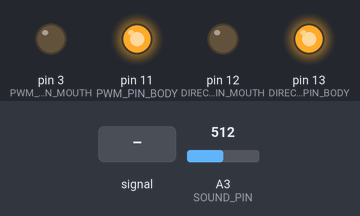
Bench run of a sketch on a simulated Arduino Uno, built with avr-gcc and run on an emulated ATmega328P. Parts: output pins drawn as LEDs (lit = HIGH). Dashed ring = blinking. The inputs (shaded band) are chosen by the test bench; at power-on: A3 (SOUND_PIN) = 512. Random numbers use the default seed unless the sketch sets one.

Above: at 1.2 s.
1.3 s: A3 (SOUND_PIN) fed a 200 Hz sine of ±81 counts around its level
At 1.61 s:
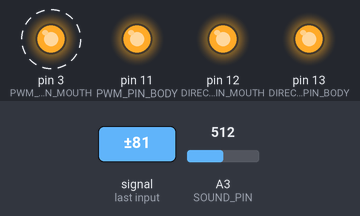
4.3 s: A3 (SOUND_PIN) set to 122
At 6.2 s:
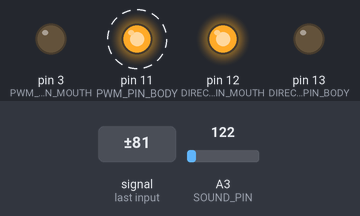
7.3 s: A3 (SOUND_PIN) set to 0
9.2 s: A3 (SOUND_PIN) set to 101
10.7 s: A3 (SOUND_PIN) set to 117
At 11.2 s:
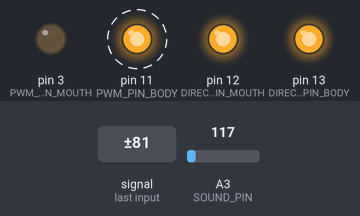
13.7 s: A3 (SOUND_PIN) fed a 200 Hz sine of ±81 counts around its level
At 14.06 s:
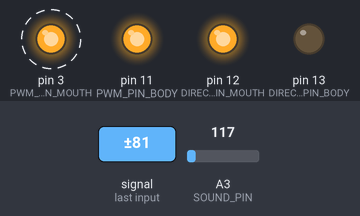
Timing chart, 0 to 25.1 s (numbered marks = the images above; inputs shaded):
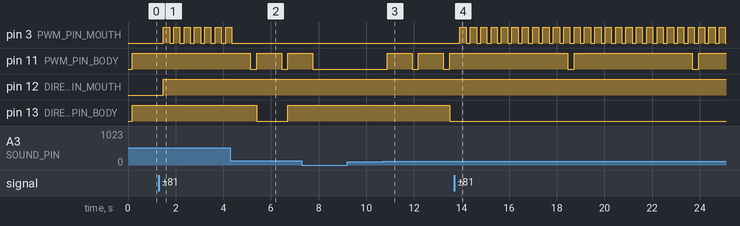

Measured:
- after the input at 1.3 s, pin 3 (PWM_PIN_MOUTH): alternates HIGH for 0.26 s and LOW for 0.17 s, starting after 0.18 s; pin 12 (DIRECTION_PIN_MOUTH): LOW → HIGH after 0.18 s
- after the input at 9.2 s, every drawn part: stays the same
- after the input at 10.7 s, pin 11 (PWM_PIN_BODY): alternates HIGH for 1.0 s and LOW for 0.26 s, starting after 0.18 s; pin 13 (DIRECTION_PIN_BODY): HIGH → LOW after 2.8 s
- after the input at 13.7 s, pin 3 (PWM_PIN_MOUTH): alternates HIGH for 0.26 s and LOW for 0.17 s, starting after 0.23 s
- by itself, pin 11 (PWM_PIN_BODY): alternates HIGH for 1.0 s and LOW for 0.26 s

The sketch:

billy.ino
```cpp
// Created by jul3x on 06.11.2024
// BillyBass animatronic fish reacting to music controlled via Bluetooth

#include "arduinoFFT.h"

//////// CONFIGURATION ////////////
// FFT constants
const uint16_t audio_samples = 64;       // This value MUST ALWAYS be a power of 2
const float audio_sampling_freq = 9000;  // [Hz] must be less than 10000 due to ADC
unsigned int sampling_period_us;

// PIN connectors contats
const int DIRECTION_PIN_MOUTH = 12;
const int PWM_PIN_MOUTH = 3;
const int DIRECTION_PIN_BODY = 13;
const int PWM_PIN_BODY = 11;
const int SOUND_PIN = A3;

// Configuration for movement/talking
const int OPEN_MOUTH_TIME = 200;   // Opening mouth duration
const int CLOSE_MOUTH_TIME = 100;  // Closing mouth duration
const int MAX_MOUTH_TIME = 1000;   // Max duration of open mouth

const int FORWARD_BODY_TIME = 1000;  // Time to raise body
const int BACKWARD_BODY_TIME = 200;  // Time of returning to standby position
const int MAX_BODY_TIME = 3000;      // Max duration of body movement

// Configuration for audio-movement reactivity
const int VOCAL_FREQ_THRESHOLD = 800;       // Start talking above this level
const int VOCAL_FREQ_MAX_THRESHOLD = 3500;  // Continue talking above this level

const int BASS_FREQ_THRESHOLD = 1600;      // Move body above this level
const int BASS_FREQ_MAX_THRESHOLD = 2500;  // Keep moving above this level
//////// END CONFIGURATION ////////////

// FFT
float v_real[audio_samples];
float v_imag[audio_samples];

ArduinoFFT<float> FFT = ArduinoFFT<float>(v_real, v_imag, audio_samples, audio_sampling_freq, true);

// Current readings
unsigned long current_time;
unsigned long microseconds;
int current_sound_volume;
unsigned long bass;
unsigned long vocal;

// Talking state
int talking_phase = 0;
unsigned long talking_phase_switch_ts = 0;
unsigned long max_time_mouth_ts = 0;

// Moving state
int body_phase = 0;
unsigned long body_phase_switch_ts = 0;
unsigned long max_time_body_ts = 0;

void setup() {
  pinMode(DIRECTION_PIN_BODY, OUTPUT);
  pinMode(PWM_PIN_BODY, OUTPUT);
  pinMode(DIRECTION_PIN_MOUTH, OUTPUT);
  pinMode(PWM_PIN_MOUTH, OUTPUT);
  pinMode(SOUND_PIN, INPUT);

  analogWrite(PWM_PIN_BODY, 0);
  analogWrite(PWM_PIN_MOUTH, 0);

  sampling_period_us = round(1000000 * (1.0 / audio_sampling_freq));
}

void loop() {
  current_time = millis();
  sampleMusic();
  BillyBass();
}

void sampleMusic() {
  // Perform FFT and calculate bass / vocal values

  microseconds = micros();
  for (int i = 0; i < audio_samples; i++) {
    v_real[i] = analogRead(SOUND_PIN);
    v_imag[i] = 0;
    while (micros() - microseconds < sampling_period_us) {}
    microseconds += sampling_period_us;
  }

  FFT.windowing(FFTWindow::Hamming, FFTDirection::Forward);
  FFT.compute(FFTDirection::Forward);
  FFT.complexToMagnitude();

  // Calculate bass
  bass = 0;
  for (int i = 1; i < 2; i++) {
    bass += v_real[i];  // approx 148Hz
  }

  // Calculate vocal
  vocal = 0;
  for (int i = 2; i < 10; i++) {
    vocal += v_real[i];  // approx 240Hz - 800 Hz
  }
}

void BillyBass() {
  // BillyBass movement logic

  // Head movement
  talkLoop(OPEN_MOUTH_TIME, CLOSE_MOUTH_TIME);
  if (vocal >= VOCAL_FREQ_THRESHOLD && talking_phase == 0) {
    // If not talking and vocal frequency is above threshold,
    // start talking and trigger state machine.
    talking_phase = 1;
    talking_phase_switch_ts = current_time;
    max_time_mouth_ts = current_time + MAX_MOUTH_TIME;
  } else if (vocal >= VOCAL_FREQ_MAX_THRESHOLD && current_time <= max_time_mouth_ts) {
    // If Billy is currently talking but vocal frequencies are very loud (above second threshold),
    // Prolongate talking.
    talking_phase_switch_ts = current_time + OPEN_MOUTH_TIME - 10;
  }

  // Body movement
  moveLoop(FORWARD_BODY_TIME, BACKWARD_BODY_TIME, FORWARD_BODY_TIME, BACKWARD_BODY_TIME);
  if (bass >= BASS_FREQ_THRESHOLD && body_phase == 0) {
    // If Billy is in standby but bass frequencies are above threshold,
    // Start moving and trigger state machine.

    // Sometimes tail movement, sometimes head
    bool tail = random(1, 10) > 6;
    body_phase = tail ? 3 : 1;

    body_phase_switch_ts = current_time;
    max_time_body_ts = current_time + MAX_BODY_TIME;
  } else if (bass >= BASS_FREQ_MAX_THRESHOLD && current_time <= max_time_body_ts) {
    // If Billy is currently moving but bass frequencies are very loud (above second threshold),
    // Prolongate movement.
    body_phase_switch_ts = current_time + FORWARD_BODY_TIME - 10;
  }
}

void talkLoop(int openTime, int closeTime) {
  // Talking state machine

  if (talking_phase == 0) {
    // Standby
  } else if (talking_phase == 1) {
    openMouth();

    if (talking_phase_switch_ts + openTime <= current_time) {
      talking_phase = 2;
      talking_phase_switch_ts = current_time;
    }
  } else if (talking_phase == 2) {
    closeMouth();

    if (talking_phase_switch_ts + closeTime <= current_time) {
      talking_phase = 0;
      talking_phase_switch_ts = current_time;
    }
  }
}

void moveLoop(int headUpTime, int headDownTime, int tailUpTime, int tailDownTime) {
  // Body movement state machine

  if (body_phase == 0) {
    // Standby
  } else if (body_phase == 1) {
    flapHead();

    if (body_phase_switch_ts + headUpTime <= current_time) {
      body_phase = 2;
      body_phase_switch_ts = current_time;
    }
  } else if (body_phase == 2) {
    stopBody();

    if (body_phase_switch_ts + headDownTime <= current_time) {
      body_phase = 0;
      body_phase_switch_ts = current_time;
    }
  } else if (body_phase == 3) {
    flapTail();

    if (body_phase_switch_ts + tailUpTime <= current_time) {
      body_phase = 4;
      body_phase_switch_ts = current_time;
    }
  } else if (body_phase == 4) {
    stopBody();

    if (body_phase_switch_ts + tailDownTime <= current_time) {
      body_phase = 0;
      body_phase_switch_ts = current_time;
    }
  }
}

void openMouth() {
  digitalWrite(DIRECTION_PIN_MOUTH, HIGH);
  analogWrite(PWM_PIN_MOUTH, 255);
}

void closeMouth() {
  digitalWrite(DIRECTION_PIN_MOUTH, HIGH);
  analogWrite(PWM_PIN_MOUTH, 0);
}

void flapTail() {
  analogWrite(PWM_PIN_BODY, 255);
  digitalWrite(DIRECTION_PIN_BODY, LOW);
}

void flapHead() {
  analogWrite(PWM_PIN_BODY, 255);
  digitalWrite(DIRECTION_PIN_BODY, HIGH);
}

void stopBody() {
  analogWrite(PWM_PIN_BODY, 0);
}
```
